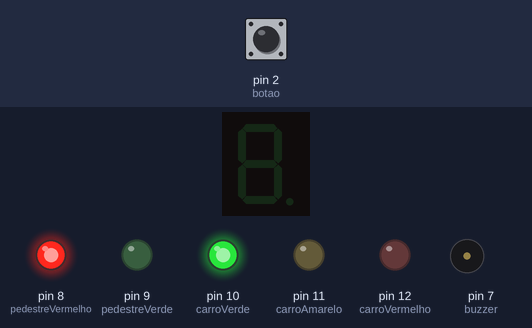
The sketch below on a simulated Arduino Uno, built with avr-gcc and run on an emulated ATmega328P. On the bench: 1-digit seven-segment display, output pins drawn as LEDs (lit = HIGH), buzzer (waves = sounding). Wiring (inferred from the names in the program): 1-digit 7-segment display, segments lit when HIGH: segments pin 3, pin 4, pin 5, pin 6, A0, A1, A2. The inputs (shaded band) are chosen by the test bench; at power-on: pin 2 (botao) LOW. The local clock reads 2024-03-15 10:24:30 at power-on unless the sketch sets it; the segment pins are drawn as the display they are named for; pins used as bus, display or sensor lines are not drawn.

Above: at 1.2 s.
1.3 s: pin 2 (botao) pulled HIGH for 0.15 s
At 3.0 s:
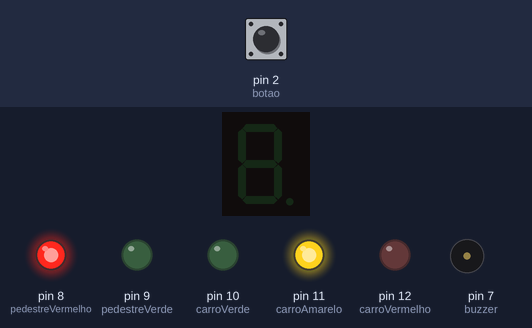
At 3.45 s:
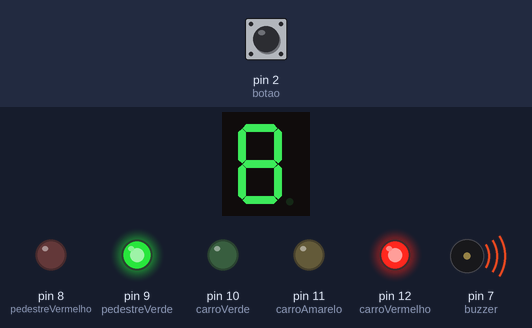
10.3 s: pin 2 (botao) pulled HIGH for 3.2 s
At 14.3 s:
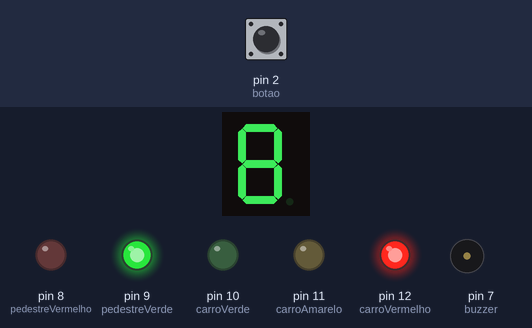
Timing chart, 0 to 21.0 s (numbered marks = the images above; inputs shaded):
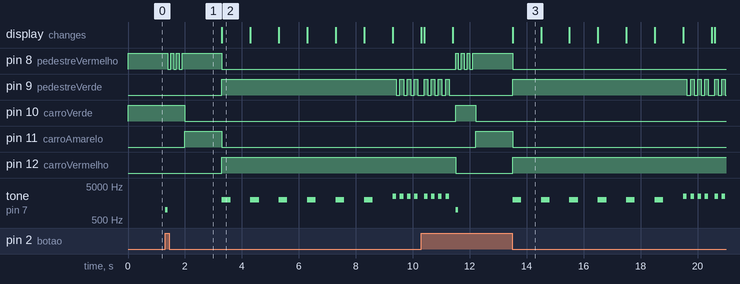

The sketch:

main.ino
```cpp
#include <Wire.h>
#include "RTClib.h"

RTC_DS1307 rtc;

// ===== PINOS =====

int carroVermelho = 12;
int carroAmarelo = 11;
int carroVerde = 10;

int pedestreVermelho = 8;
int pedestreVerde = 9;

int buzzer = 7;
int botao = 2;

// Display

int segA = 3;
int segB = 4;
int segC = 5;
int segD = 6;
int segE = A0;
int segF = A1;
int segG = A2;

// ===== TEMPOS =====

unsigned long tempoVerde;
unsigned long tempoAmarelo;
unsigned long ultimoTempoTroca = 0;

int estado = 0;

bool botaoPressionado = false;
bool pedHdePico = false;

// ===== DISPLAY =====

int numerosDisplay[10][7] = {

{1,1,1,1,1,1,0},
{0,1,1,0,0,0,0},
{1,1,0,1,1,0,1},
{1,1,1,1,0,0,1},
{0,1,1,0,0,1,1},
{1,0,1,1,0,1,1},
{1,0,1,1,1,1,1},
{1,1,1,0,0,0,0},
{1,1,1,1,1,1,1},
{1,1,1,1,0,1,1}

};

// ===== SETUP =====

void setup() {

Serial.begin(9600);

if (!rtc.begin()) {

Serial.println("RTC NAO ENCONTRADO");
 while (1);

}

//rtc.adjust(DateTime(F(__DATE__), F(__TIME__))); // usa só 1x!

pinMode(carroVermelho, OUTPUT);
pinMode(carroAmarelo, OUTPUT);
pinMode(carroVerde, OUTPUT);

pinMode(pedestreVermelho, OUTPUT);
pinMode(pedestreVerde, OUTPUT);

pinMode(buzzer, OUTPUT);
pinMode(botao, INPUT);

pinMode(segA, OUTPUT);
pinMode(segB, OUTPUT);
pinMode(segC, OUTPUT);
pinMode(segD, OUTPUT);
pinMode(segE, OUTPUT);
pinMode(segF, OUTPUT);
pinMode(segG, OUTPUT);

digitalWrite(carroVerde, HIGH);
digitalWrite(pedestreVermelho, HIGH);

ultimoTempoTroca = millis();

}

// ===== LOOP =====

void loop() {

DateTime agora = rtc.now();
int hora = agora.hour();

bool horaDePico = (hora >=17 && hora<19 || hora>=7 && hora<9);

if(horaDePico){

tempoVerde = 9000;
tempoAmarelo = 3000;
pedHdePico = true;

}

else{

tempoVerde = 7000;
tempoAmarelo = 2000;
pedHdePico = false;

}

bool modoNoturno = (hora >= 22 || hora < 6);

// ===== MODO NOTURNO =====

static unsigned long ultimoPiscar = 0;
static bool estadoLed = false;

if (modoNoturno) {

digitalWrite(carroVerde, LOW);
digitalWrite(carroVermelho, LOW);

 // piscar

 if (millis() - ultimoPiscar >= 500) {

 ultimoPiscar = millis();
 estadoLed = !estadoLed;

 digitalWrite(carroAmarelo, estadoLed);

 }

 // botão

 if (digitalRead(botao) == HIGH) {

//conf que apertou

tone(buzzer, 1000);
delay(100);
noTone(buzzer);

digitalWrite(carroAmarelo, LOW);
digitalWrite(carroVermelho, HIGH);

botaoPressionado = true;

delay(2000);

openPedestrian();

botaoPressionado = false;

delay(2000);

digitalWrite(carroVermelho, LOW);

 }

 return;

}

else{

// ===== MODO NORMAL =====

unsigned long tempoAtual = millis();

if (digitalRead(botao) == HIGH && estado == 0) {

 botaoPressionado = true;

 //conf que apertou

 tone(buzzer, 1000);
 delay(100);
 noTone(buzzer);

 for(int i=0;i<3;i++){

digitalWrite(pedestreVermelho, LOW);
delay(100);

digitalWrite(pedestreVermelho, HIGH);
delay(100);

 }

 estado = 1;

 ultimoTempoTroca = tempoAtual;

digitalWrite(carroVerde, LOW);
digitalWrite(carroAmarelo, HIGH);

}

switch(estado) {

case 0:

 if (tempoAtual - ultimoTempoTroca >= tempoVerde) {

 estado = 1;

 ultimoTempoTroca = tempoAtual;

digitalWrite(carroVerde, LOW);
digitalWrite(carroAmarelo, HIGH);

 }

break;

case 1:

 if (tempoAtual - ultimoTempoTroca >= tempoAmarelo) {

 estado = 2;

 ultimoTempoTroca = tempoAtual;

digitalWrite(carroAmarelo, LOW);
digitalWrite(carroVermelho, HIGH);

openPedestrian();

 }

break;

case 2:

 estado = 0;

 ultimoTempoTroca = millis();

digitalWrite(carroVermelho, LOW);
digitalWrite(carroVerde, HIGH);

 botaoPressionado = false;

break;

}

if(estado != 2){

clearDisplay();

}

}

}

// ===== PEDESTRE =====

void openPedestrian() {

digitalWrite(pedestreVermelho, LOW);
digitalWrite(pedestreVerde, HIGH);

int tempoTravessia;

if(botaoPressionado) tempoTravessia = 8;
else if (pedHdePico) tempoTravessia = 7;
else tempoTravessia = 5;

for (int i = tempoTravessia; i > 0; i--) {

showDigit(i);

 if (i > 2) {

tone(buzzer, 2000);
delay(300);

noTone(buzzer);
delay(700);

 } else {

 for (int j = 0; j < 4; j++) {

tone(buzzer, 2500);

digitalWrite(pedestreVerde, HIGH);
delay(125);

noTone(buzzer);

digitalWrite(pedestreVerde, LOW);
delay(125);

 }

 }

 if(i <= 2){

clearDisplay();
delay(100);

showDigit(i);

 }

}

digitalWrite(pedestreVerde, LOW);
digitalWrite(pedestreVermelho, HIGH);

noTone(buzzer);

clearDisplay();

}

// ===== DISPLAY =====

void showDigit(int num) {

digitalWrite(segA, numerosDisplay[num][0]);
digitalWrite(segB, numerosDisplay[num][1]);
digitalWrite(segC, numerosDisplay[num][2]);
digitalWrite(segD, numerosDisplay[num][3]);
digitalWrite(segE, numerosDisplay[num][4]);
digitalWrite(segF, numerosDisplay[num][5]);
digitalWrite(segG, numerosDisplay[num][6]);

}

void clearDisplay() {

digitalWrite(segA, LOW);
digitalWrite(segB, LOW);
digitalWrite(segC, LOW);
digitalWrite(segD, LOW);
digitalWrite(segE, LOW);
digitalWrite(segF, LOW);
digitalWrite(segG, LOW);

}
```

Measured:
- after the input at 1.3 s, pin 10 (carroVerde): HIGH → LOW after 0.70 s instead of 5.7 s; pin 12 (carroVermelho): LOW → HIGH after 2.0 s instead of 7.7 s
- by itself, tone on pin 7 (buzzer): plays 2500 Hz for 0.13 s, 2500 Hz for 0.13 s, 2500 Hz for 0.13 s, 2500 Hz for 0.13 s, 1000 Hz for 0.10 s, 2000 Hz for 0.30 s … (17 notes in this stretch)
- what the display in image 2 shows lasts 1.0 s, from 3.3 s to 4.3 s
